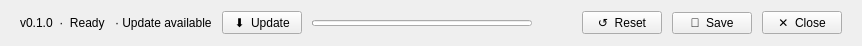
     <widget class="QFrame" name="footer">
      <property name="minimumSize"><size><width>0</width><height>46</height></size></property>
      <property name="maximumSize"><size><width>16777215</width><height>46</height></size></property>
      <layout class="QHBoxLayout" name="footerLayout">
       <property name="spacing"><number>10</number></property>
       <property name="leftMargin"><number>20</number></property><property name="topMargin"><number>0</number></property><property name="rightMargin"><number>20</number></property><property name="bottomMargin"><number>0</number></property>
       <item><widget class="QLabel" name="versionLabel"><property name="text"><string>v0.1.0  ·  Ready</string></property></widget></item>
       <item><widget class="QLabel" name="updateLabel"><property name="text"><string>· Update available</string></property><property name="visible"><bool>false</bool></property></widget></item>
       <item><widget class="QPushButton" name="updateButton"><property name="text"><string>⬇  Update</string></property><property name="visible"><bool>false</bool></property></widget></item>
       <item><widget class="QProgressBar" name="progressBar"><property name="minimumSize"><size><width>220</width><height>6</height></size></property><property name="maximumSize"><size><width>220</width><height>6</height></size></property><property name="value"><number>0</number></property><property name="textVisible"><bool>false</bool></property><property name="visible"><bool>false</bool></property></widget></item>
       <item><spacer name="footerSpacer"><property name="orientation"><enum>Qt::Horizontal</enum></property><property name="sizeHint" stdset="0"><size><width>40</width><height>20</height></size></property></spacer></item>
       <item><widget class="QPushButton" name="resetButton"><property name="text"><string>↺  Reset</string></property></widget></item>
       <item><widget class="QPushButton" name="saveButton"><property name="text"><string>💾  Save</string></property></widget></item>
       <item><widget class="QPushButton" name="closeButton"><property name="text"><string>✕  Close</string></property></widget></item>
      </layout>
     </widget>
